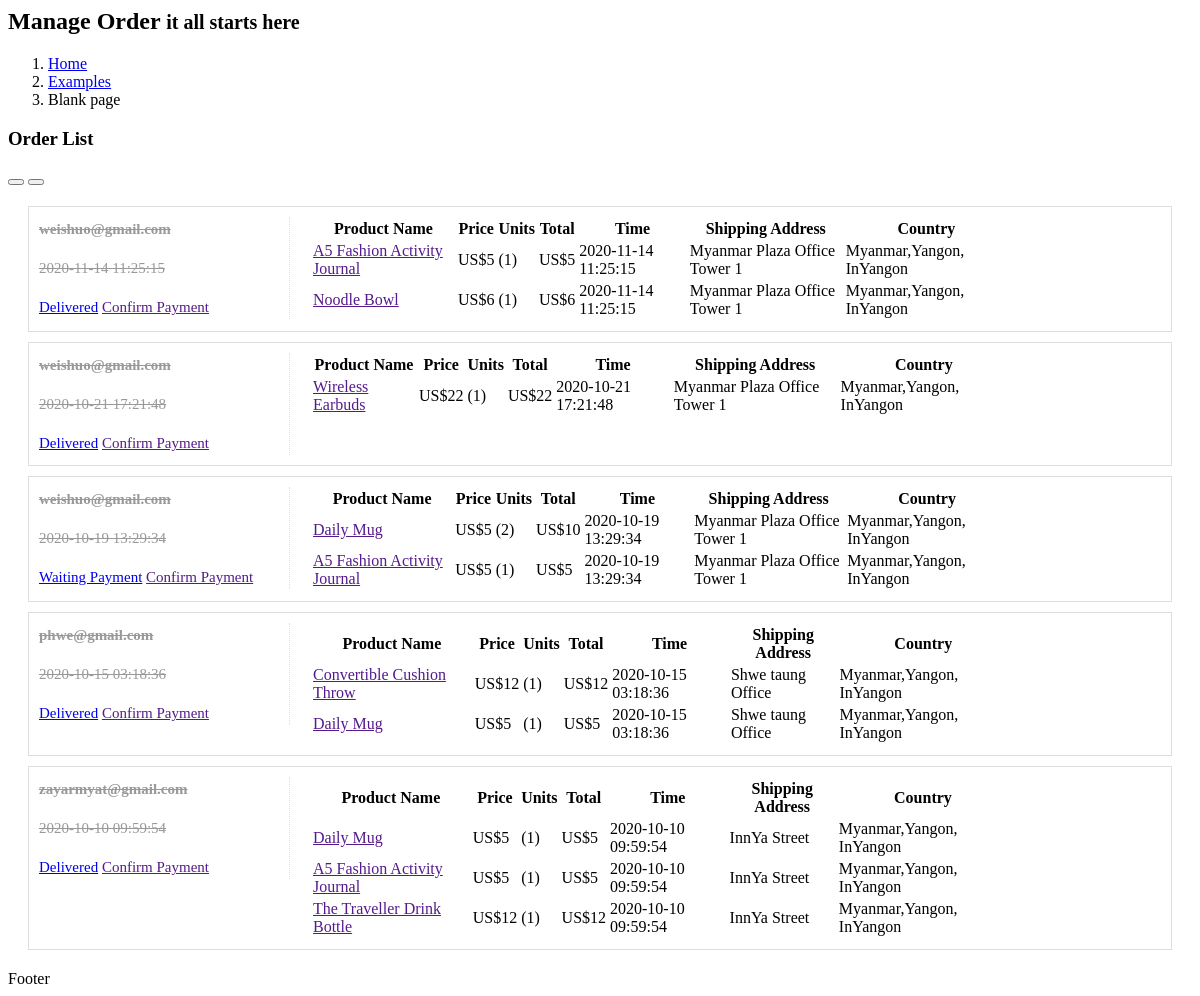
The app's page /admin/order2.php with its own data.
### tables this page shows
CREATE TABLE `orders` (
  `order_id` int(11) NOT NULL,
  `customer` varchar(255) NOT NULL,
  `shipping_id` int(11) NOT NULL,
  `status` int(1) NOT NULL,
  `total_amt` float NOT NULL,
  `total_qty` int(11) NOT NULL,
  `payment_type` varchar(255) NOT NULL,
  `created_date` datetime NOT NULL,
  `modified_date` datetime NOT NULL
);

CREATE TABLE `order_items` (
  `order_item_id` int(11) NOT NULL,
  `order_id` int(11) NOT NULL,
  `product_id` int(11) NOT NULL,
  `product_name` varchar(255) NOT NULL,
  `price` varchar(255) NOT NULL,
  `units` int(11) NOT NULL,
  `total` varchar(255) NOT NULL,
  `customer` varchar(255) NOT NULL
);

CREATE TABLE `product` (
  `id` int(11) NOT NULL,
  `product_name` varchar(255) NOT NULL,
  `categories` varchar(255) NOT NULL,
  `sub_cat` varchar(255) NOT NULL,
  `brand` varchar(255) NOT NULL,
  `package` varchar(255) NOT NULL,
  `supplier` varchar(255) NOT NULL,
  `description` text NOT NULL,
  `price` varchar(50) NOT NULL,
  `cover` varchar(255) NOT NULL,
  `qty` int(11) NOT NULL,
  `created_date` datetime NOT NULL,
  `modified_date` datetime NOT NULL
);

CREATE TABLE `shipping` (
  `shipping_id` int(11) NOT NULL,
  `full_name` varchar(255) NOT NULL,
  `email` varchar(255) NOT NULL,
  `store_id` int(11) NOT NULL,
  `phone` varchar(255) NOT NULL,
  `status` varchar(255) NOT NULL,
  `shipping_type` varchar(255) NOT NULL,
  `street_address` varchar(255) NOT NULL,
  `country` varchar(100) NOT NULL,
  `state` varchar(100) NOT NULL,
  `city` varchar(100) NOT NULL,
  `zipcode` int(11) NOT NULL,
  `created_date` datetime NOT NULL,
  `modified_date` datetime NOT NULL,
  `shipping_time` datetime NOT NULL
);

### admin/order2.php (the view, shortened to what this page needs)
<?php
   include('../confs/config.php');
?>
  <div class="content-wrapper">
    <section class="content-header">
      <h1>
        Manage Order
        <small>it all starts here</small>
      </h1>
      <ol class="breadcrumb">
        <li><a href="#"><i class="fa fa-dashboard"></i> Home</a></li>
        <li><a href="#">Examples</a></li>
        <li class="active">Blank page</li>
      </ol>
    </section>
    <section class="content">
      <div class="box">
        <div class="box-header with-border">
          <h3 class="box-title">Order List</h3>
          <div class="box-tools pull-right">
            <button type="button" class="btn btn-box-tool" data-widget="collapse" data-toggle="tooltip" title="Collapse">
              <i class="fa fa-minus"></i></button>
            <button type="button" class="btn btn-box-tool" data-widget="remove" data-toggle="tooltip" title="Remove">
              <i class="fa fa-times"></i></button>
          </div>
        </div>
        <div class="box-body">
<?php
	$orders = mysqli_query($mysqli,"SELECT * FROM orders ORDER BY order_id DESC LIMIT 5"); ?>
	<ul class="orders">
	<?php while($order = mysqli_fetch_assoc($orders)):
?>
 <?php if($order['status']): ?>
 	<li class="delivered">
 <?php else: ?>
 	<li>
 <?php endif; ?>
 <div class="order">
 	<b><i class="fa fa-user"></i><?php echo $order['customer']; ?></b>
 	<p><i class="fa fa-clock-o"></i><?php echo $order['created_date']; ?></p>
 	<?php if($order['status'] == 0){ ?>
 	<a href="order_status.php?id=<?php echo $order['order_id']?>&status=0" >Undo</a>
 	<?php }else if($order['status'] == 2){ ?>
 	<a href="order_status.php?id=<?php echo $order['order_id']?>&status=2" >Waiting Payment</a>
 <?php }else{ ?>
 	<a href="order_status.php?id=<?php echo $order['order_id']?>&status=1"
 	>Delivered</a>
 <?php } ?>
    <a href="" class="btn btn-default">Confirm Payment</a>
 </div>
 <div class="items">
 <table class="table">
 		<tr>
 			<th>Product Name</th>
 			<th>Price</th>
 			<th>Units</th>
 			<th>Total</th>
 			<th>Time</th>
 			<th>Shipping Address</th>
 			<th>Country</th>
 		</tr>
 	<?php
 		$order_id = $order['order_id'];
 		$items = mysqli_query($mysqli,"SELECT order_items.*,product.product_name FROM order_items LEFT JOIN product ON order_items.product_id = product.id WHERE order_items.order_id = $order_id");
 		while($item = mysqli_fetch_assoc($items)):
 		?>
 		<tr>
 			<td><a href=""><?php echo $item['product_name'] ?></a></td>
 			<td>US$<?php echo $item['price'] ?></td>
 			<td>(<?php echo $item['units'] ?>)</td>
 			<td><span class='badge progress-bar-warning'>
 			US$<?php echo $item['total'] ?></span></td>
 			<td><i class="fa fa-clock-o"></i><?php echo $order['created_date'] ?></td>
 			<?php
 			include('../confs/config.php');
 			$sql = "SELECT * FROM shipping
 			LEFT JOIN orders
 			ON shipping.shipping_id = orders.shipping_id
 			WHERE orders.order_id = $order_id";
 			$run = mysqli_query($mysqli,$sql);
 			while($ship = mysqli_fetch_assoc($run)):
 			?>
 				<td><?php echo $ship['street_address'] ?></td>
 				<td><?php echo $ship['country'] ?>,<?php echo $ship['state'] ?>, In<?php echo $ship['city'] ?></td>
 			<?php endwhile; ?>
 		</tr>
 	<?php endwhile; ?>
 	</table>
 </div>
 	</li>
<?php endwhile; ?>
</ul>
        </div>
        <div class="box-footer">
          Footer
        </div>
      </div>
    </section>
  </div>
<link rel="stylesheet" type="text/css" href="css/order.css">

### admin/css/order.css (style rules this page uses)
ul.orders { list-style: none; margin: 20px; padding: 0; line-height: 1.5em; }
ul.orders li { padding: 10px; border: 1px solid #ddd; margin-bottom: 10px; overflow: hidden; font-size: 15px; }
ul.orders .order { float: left; width: 250px; border-right: 1px dotted #ddd; margin-right: 20px; }
ul.orders .items { float: left; width: 700px; }
ul.orders b, ul.orders i, ul.orders span { display: block; }
ul.orders .items a { font-weight: normal; margin-right: 6px; }
ul.orders li.delivered { color: #999; }
li.delivered .order b, li.delivered .order i, li.delivered .order p, li.delivered .order span { text-decoration: line-through; }

### records on screen
orders: customer "weishuo@gmail.com", created_date "2020-11-14 11:25:15", shipping.street_address "Myanmar Plaza Office Tower 1", shipping.country "Myanmar", shipping.state "Yangon", shipping.city "Yangon"
order_items: product.product_name "A5 Fashion Activity Journal", price "5", units "1", total "5", order.created_date "2020-11-14 11:25:15"
order_items: product.product_name "Noodle Bowl", price "6", units "1", total "6", order.created_date "2020-11-14 11:25:15"
orders: customer "weishuo@gmail.com", created_date "2020-10-21 17:21:48", shipping.street_address "Myanmar Plaza Office Tower 1", shipping.country "Myanmar", shipping.state "Yangon", shipping.city "Yangon"
order_items: product.product_name "Wireless Earbuds", price "22", units "1", total "22", order.created_date "2020-10-21 17:21:48"
orders: customer "weishuo@gmail.com", created_date "2020-10-19 13:29:34", shipping.street_address "Myanmar Plaza Office Tower 1", shipping.country "Myanmar", shipping.state "Yangon", shipping.city "Yangon"
order_items: product.product_name "Daily Mug", price "5", units "2", total "10", order.created_date "2020-10-19 13:29:34"
order_items: product.product_name "A5 Fashion Activity Journal", price "5", units "1", total "5", order.created_date "2020-10-19 13:29:34"
orders: customer "phwe@gmail.com", created_date "2020-10-15 03:18:36", shipping.street_address "Shwe taung Office", shipping.country "Myanmar", shipping.state "Yangon", shipping.city "Yangon"
order_items: product.product_name "Convertible Cushion Throw", price "12", units "1", total "12", order.created_date "2020-10-15 03:18:36"
order_items: product.product_name "Daily Mug", price "5", units "1", total "5", order.created_date "2020-10-15 03:18:36"
orders: customer "zayarmyat@gmail.com", created_date "2020-10-10 09:59:54", shipping.street_address "InnYa Street", shipping.country "Myanmar", shipping.state "Yangon", shipping.city "Yangon"
order_items: product.product_name "Daily Mug", price "5", units "1", total "5", order.created_date "2020-10-10 09:59:54"
order_items: product.product_name "A5 Fashion Activity Journal", price "5", units "1", total "5", order.created_date "2020-10-10 09:59:54"
order_items: product.product_name "The Traveller Drink Bottle", price "12", units "1", total "12", order.created_date "2020-10-10 09:59:54"
